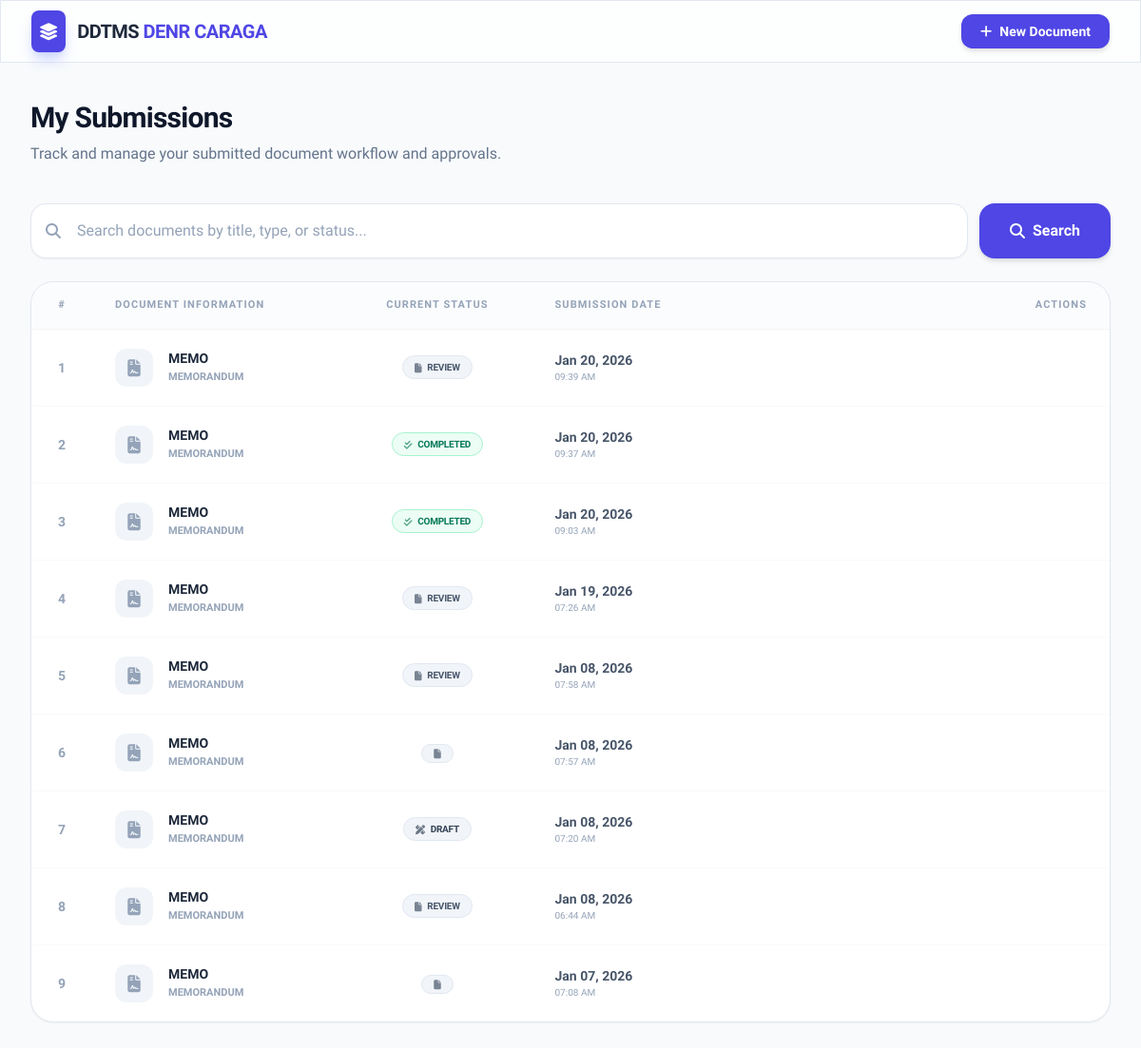
Page /my_submitted_documents.php (signed in) on the earlier database version.
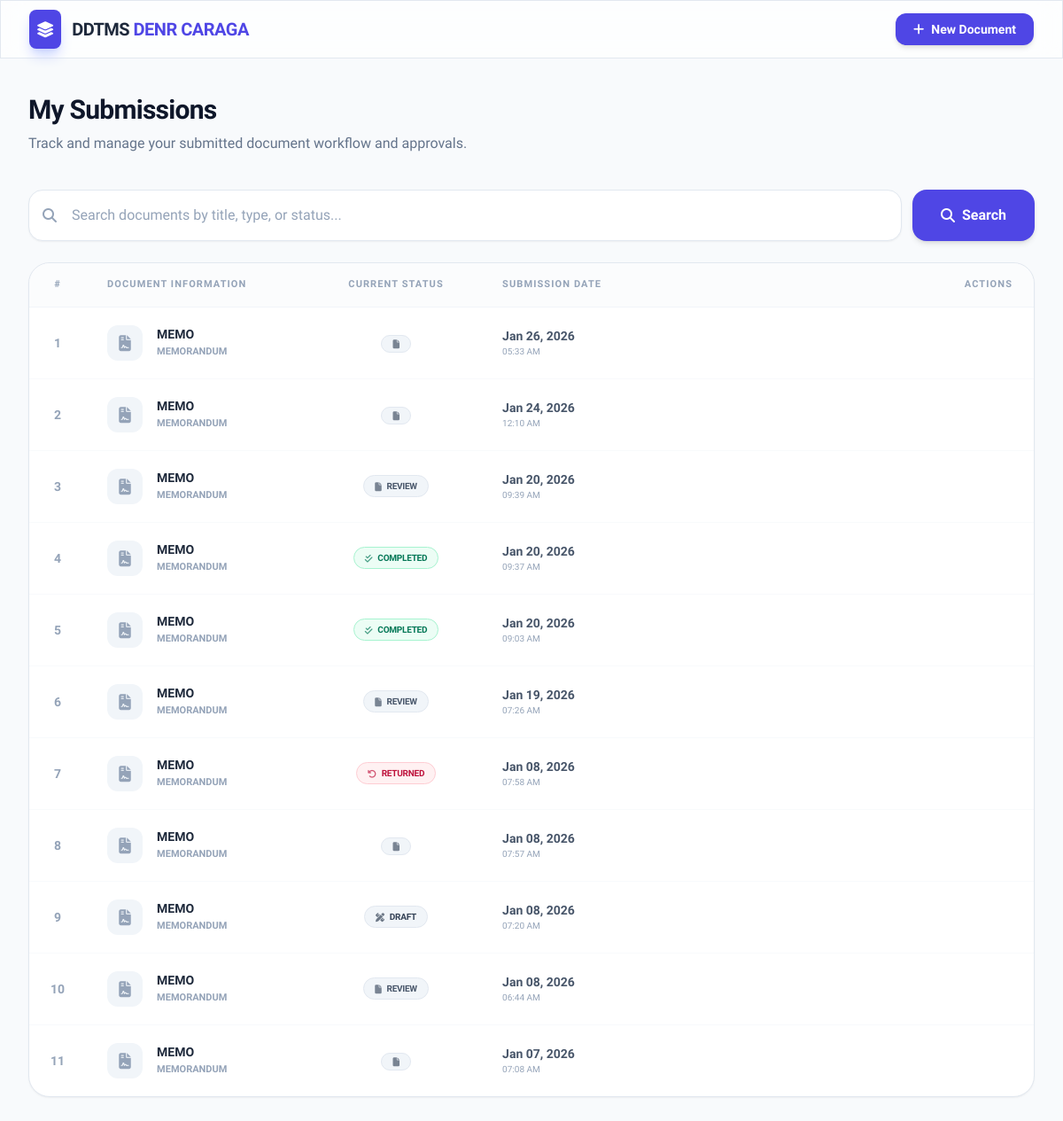
Same page on the later database version.
### tables this page shows
CREATE TABLE `documents` (
  `doc_id` int(11) NOT NULL,
  `title` varchar(255) NOT NULL,
  `doc_type` varchar(100) NOT NULL,
  `status` enum('Draft','Review','Signing','Completed','Returned','Archived') NOT NULL,
  `remarks` text DEFAULT NULL,
  `initiator_id` int(11) NOT NULL,
  `current_owner_id` int(11) DEFAULT NULL,
  `created_at` timestamp NOT NULL DEFAULT current_timestamp(),
  `updated_at` timestamp NOT NULL DEFAULT current_timestamp() ON UPDATE current_timestamp(),
  `Station` text NOT NULL
);

### my_submitted_documents.php (the view, shortened to what this page needs)
<?php
require_once 'db.php';
$user_id = $_SESSION['user_id'];
$search_term = '';
$where_conditions = ["d.initiator_id = ?"];
$params = [$user_id];
$param_types = "i";
$query = "SELECT d.*,
          (SELECT message FROM document_actions
           WHERE doc_id = d.doc_id
           AND action = 'Returned Document'
           ORDER BY created_at DESC LIMIT 1) AS return_message
          FROM documents d
          WHERE " . implode(' AND ', $where_conditions) . "
          ORDER BY d.created_at DESC";
$stmt = $conn->prepare($query);
$stmt->bind_param($param_types, ...$params);
$stmt->execute();
$result = $stmt->get_result();
?>
<!DOCTYPE html>
<html lang="en" class="scroll-smooth">
<head>
    <script src="https://cdn.tailwindcss.com"></script>
    <link href="https://cdnjs.cloudflare.com/ajax/libs/font-awesome/6.4.0/css/all.min.css" rel="stylesheet">
</head>
<body class="bg-[#f8fafc] text-slate-900 min-h-screen">
    <nav class="sticky top-0 z-40 w-full glass border-b border-slate-200">
        <div class="max-w-7xl mx-auto px-4 sm:px-6 lg:px-8">
            <div class="flex justify-between h-16 items-center">
                <div class="flex items-center gap-3">
                    <div class="bg-indigo-600 p-2 rounded-lg shadow-indigo-200 shadow-lg">
                        <i class="fas fa-layer-group text-white text-lg"></i>
                    </div>
                    <span class="text-xl font-extrabold tracking-tight text-slate-800">DDTMS <span class="text-indigo-600">DENR CARAGA</span></span>
                </div>
                <div class="flex items-center gap-4">
                    <button onclick="location.href='new_document.php'" class="bg-indigo-600 hover:bg-indigo-700 text-white px-5 py-2 rounded-xl font-bold text-sm transition-all shadow-md flex items-center gap-2">
                        <i class="fas fa-plus"></i> New Document
                    </button>
                </div>
            </div>
        </div>
    </nav>
    <main class="max-w-7xl mx-auto px-4 sm:px-6 lg:px-8 py-10">
        <div class="mb-10">
            <h1 class="text-3xl font-extrabold text-slate-900 tracking-tight">My Submissions</h1>
            <p class="text-slate-500 mt-2 font-medium">Track and manage your submitted document workflow and approvals.</p>
        </div>
        <div class="mb-6">
            <form method="GET" class="flex gap-3">
                <div class="flex-1 relative">
                    <input type="text" name="search" value="<?php echo htmlspecialchars($search_term); ?>"
                           placeholder="Search documents by title, type, or status..."
                           class="w-full pl-12 pr-6 py-4 bg-white border border-slate-200 rounded-2xl text-slate-700 placeholder-slate-400 focus:outline-none focus:border-indigo-400 focus:ring-2 focus:ring-indigo-50 transition-all shadow-sm">
                    <i class="fas fa-search absolute left-4 top-1/2 transform -translate-y-1/2 text-slate-400"></i>
                </div>
                <button type="submit" class="px-8 bg-indigo-600 text-white rounded-2xl font-bold hover:bg-indigo-700 transition-all shadow-md flex items-center gap-2">
                    <i class="fas fa-search"></i> Search
                </button>
            </form>
        </div>
        <div class="bg-white rounded-3xl shadow-sm border border-slate-200 overflow-hidden">
            <div class="overflow-x-auto">
                <table class="w-full text-left border-collapse">
                    <thead>
                        <tr class="bg-slate-50/50 border-b border-slate-100">
                            <th class="px-6 py-4 text-[11px] font-bold text-slate-400 uppercase tracking-widest text-center w-16">#</th>
                            <th class="px-6 py-4 text-[11px] font-bold text-slate-400 uppercase tracking-widest">Document Information</th>
                            <th class="px-6 py-4 text-[11px] font-bold text-slate-400 uppercase tracking-widest text-center">Current Status</th>
                            <th class="px-6 py-4 text-[11px] font-bold text-slate-400 uppercase tracking-widest">Submission Date</th>
                            <th class="px-6 py-4 text-[11px] font-bold text-slate-400 uppercase tracking-widest text-right">Actions</th>
                        </tr>
                    </thead>
                    <tbody class="divide-y divide-slate-50">
                        <?php if ($result->num_rows > 0): ?>
                            <?php $row_number = 1; ?>
                            <?php while ($row = $result->fetch_assoc()):
                                $status = strtolower($row['status']);
                                $config = [
                                    'pending'   => ['bg' => 'bg-amber-50', 'text' => 'text-amber-700', 'border' => 'border-amber-200', 'icon' => 'fa-clock'],
                                    'approved'  => ['bg' => 'bg-emerald-50', 'text' => 'text-emerald-700', 'border' => 'border-emerald-200', 'icon' => 'fa-check-circle'],
                                    'completed' => ['bg' => 'bg-emerald-50', 'text' => 'text-emerald-700', 'border' => 'border-emerald-200', 'icon' => 'fa-check-double'],
                                    'returned'  => ['bg' => 'bg-rose-50', 'text' => 'text-rose-700', 'border' => 'border-rose-200', 'icon' => 'fa-undo'],
                                    'rejected'  => ['bg' => 'bg-rose-50', 'text' => 'text-rose-700', 'border' => 'border-rose-200', 'icon' => 'fa-times-circle'],
                                    'forwarded' => ['bg' => 'bg-indigo-50', 'text' => 'text-indigo-700', 'border' => 'border-indigo-200', 'icon' => 'fa-paper-plane'],
                                    'draft'     => ['bg' => 'bg-slate-100', 'text' => 'text-slate-700', 'border' => 'border-slate-200', 'icon' => 'fa-pen-ruler'],
                                ];
                                $c = $config[$status] ?? ['bg' => 'bg-slate-100', 'text' => 'text-slate-600', 'border' => 'border-slate-200', 'icon' => 'fa-file'];
                            ?>
                            <tr class="group hover:bg-slate-50/50 transition-all cursor-default">
                                <td class="px-6 py-5 text-center">
                                    <span class="text-sm font-bold text-slate-400"><?php echo $row_number; ?></span>
                                </td>
                                <td class="px-6 py-5">
                                    <div class="flex items-center gap-4">
                                        <div class="w-10 h-10 rounded-xl bg-slate-100 flex items-center justify-center text-slate-400 group-hover:bg-indigo-50 group-hover:text-indigo-600 transition-colors">
                                            <i class="fas fa-file-contract text-lg"></i>
                                        </div>
                                        <div>
                                            <div class="font-bold text-slate-800 text-sm mb-0.5"><?php echo htmlspecialchars($row['title']); ?></div>
                                            <div class="text-[11px] font-bold text-slate-400 uppercase"><?php echo htmlspecialchars($row['doc_type']); ?></div>
                                        </div>
                                    </div>
                                </td>
                                <td class="px-6 py-5 text-center">
                                    <span class="inline-flex items-center gap-1.5 px-3 py-1 rounded-full border text-[10px] font-black uppercase tracking-tight <?php echo $c['bg'] . ' ' . $c['text'] . ' ' . $c['border']; ?>">
                                        <i class="fas <?php echo $c['icon']; ?> opacity-70"></i>
                                        <?php echo $row['status']; ?>
                                    </span>
                                </td>
                                <td class="px-6 py-5">
                                    <div class="text-sm font-semibold text-slate-600"><?php echo date('M d, Y', strtotime($row['created_at'])); ?></div>
                                    <div class="text-[10px] text-slate-400 font-medium"><?php echo date('h:i A', strtotime($row['created_at'])); ?></div>
                                </td>
                                <td class="px-6 py-5 text-right">
                                </td>
                            </tr>
                            <?php $row_number++; ?>
                            <?php endwhile; ?>
                        <?php endif; ?>
                    </tbody>
                </table>
            </div>
        </div>
    </main>
</body>
</html>

### my_submitted_documents.php (style rules this page uses)
body { font-family: 'Plus Jakarta Sans', sans-serif; }
.glass { background: rgba(255, 255, 255, 0.7); backdrop-filter: blur(12px); border: 1px solid rgba(255, 255, 255, 0.3); }

Differences in the rows shown:
added documents: title "MEMO", doc_type "MEMORANDUM", created_at "Jan 26, 2026", created_at "05:33 AM"
added documents: title "MEMO", doc_type "MEMORANDUM", created_at "Jan 24, 2026", created_at "12:10 AM"
changed documents "07:58 AM": status "REVIEW" → "RETURNED"
